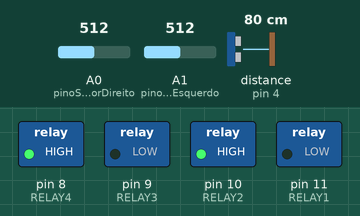
Bench run of a sketch on a simulated Arduino Uno, built with avr-gcc and run on an emulated ATmega328P. On the bench: switched loads named in the sketch (green lamp = pin HIGH). Wiring (inferred from the names in the program): ultrasonic range finder: trigger pin 5; echo pin 4. Dashed ring = blinking. Inputs (shaded band) come from the test bench; at power-on: A0 (pinoSensorDireito) = 512, A1 (pinoSensorEsquerdo) = 512, distance to the obstacle (sensor on pin 4) 80 cm. The echo pulse lasts 58.3 µs per cm; pins used as bus, display or sensor lines are not drawn.

Above: at 6.2 s.
6.3 s: A0 (pinoSensorDireito) set to 627
9.3 s: A0 (pinoSensorDireito) set to 652
At 10.0 s:
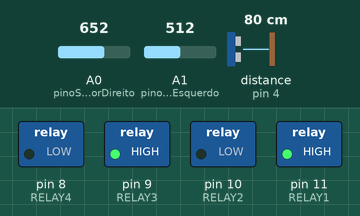
12.3 s: A0 (pinoSensorDireito) set to 511
At 12.9 s:
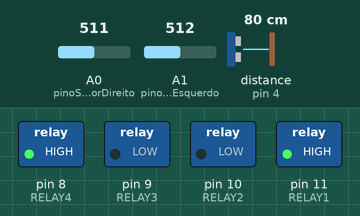
14.6 s: A0 (pinoSensorDireito) set to 716
At 15.2 s:
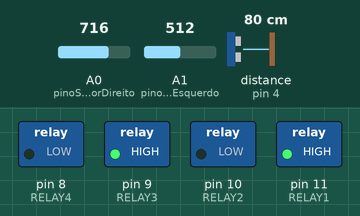
Timing chart, 0 to 18.6 s (numbered marks = the images above; inputs shaded):
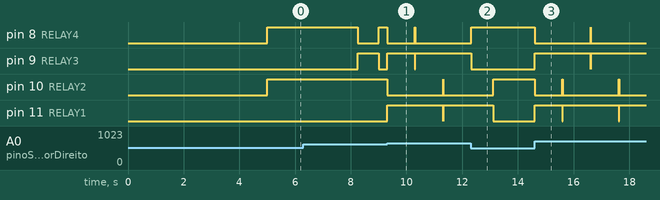

Measured:
- the behaviour switches between 637 and 638 on A0 (pinoSensorDireito) (found by bisection; images 0 and 1)
- after the input at 9.3 s, pin 8 (RELAY4): HIGH → LOW at once, → HIGH 1.0 s later, → LOW 0.01 s later; pin 9 (RELAY3): LOW → HIGH at once, → LOW 1.0 s later, → HIGH 0.01 s later
- after the input at 12.3 s, pin 8 (RELAY4): goes on until 12.3 s, then stays HIGH; pin 9 (RELAY3): goes on until 12.3 s, then stays LOW
- after the input at 14.6 s, pin 10 (RELAY2): goes LOW 1.0 s, HIGH 0.01 s, LOW 2.0 s, HIGH 0.01 s, then LOW, starting at once; pin 11 (RELAY1): goes HIGH 1.0 s, LOW 0.01 s, HIGH 2.0 s, LOW 0.01 s, then HIGH, starting at once

The sketch:

robo.ino
```cpp
#include <Ultrasonic.h>

#define RELAY1  11
#define RELAY2  10
#define RELAY3  9
#define RELAY4  8

#define trigger 5
#define echo 4

int pinoSensorDireito = A0;
int pinoSensorEsquerdo = A1;

int valorSensorDireito = 0;
int valorSensorEsquerdo = 0;
int valorPreto;

/** --------------------------------- SEÇÃO DE MULTITAREFA -------------------------------------- **/
struct Timer
{
 unsigned long start;     // Armazena o tempo de quando foi iniciado o timer
 unsigned long timeout;   // Tempo após o start para o estouro
};

unsigned long Now ( void )  {
 return millis ( );       //Retorna os milisegundos depois do reset
}

 // Verifica se o timer estourou
boolean TimerEstorou (struct Timer * timer) {
 if ( Now () > timer->start + timer->timeout) {
   return true;
 }
 return false;
}

// Após o tempo estourar temos que iniciar o timer com o tempo atual
void timerStart(struct Timer * timer ){
  timer->start = Now();
}

void timerDesloc(struct Timer * timer, unsigned long tempo) {
  timer->start = Now()+tempo;
}

Timer timerBorda = {0, 10};     // Verifica se achou a borda a cada 10 milisegundos
Timer timerAchou = {0, 100};    // verifica se achou o oponente a cada 100 milisegundos
Timer timerFrente = {0, 800};   // Tempo que o robô passa indo pra frente
Timer timerGira = {0, 3250};    // Tempo que o robô passa girando para frente
Timer timerfinal = {0, 85000};  // Tempo de 1:30 minutos, final do round
boolean sentidoGiro=true;       // Variável criada para o robô girar hora pra direita, hora pra esquerda

/** --------------------------------- SEÇÃO DE PREPARAÇÃO -------------------------------------- **/
void setup() {
  Serial.begin(9600);

  pinMode(RELAY1, OUTPUT);
  pinMode(RELAY2, OUTPUT);
  pinMode(RELAY3, OUTPUT);
  pinMode(RELAY4, OUTPUT);

  pinMode(trigger, OUTPUT);
  pinMode(echo, INPUT);

  digitalWrite(trigger, LOW);

  digitalWrite(RELAY1, LOW);
  digitalWrite(RELAY2, LOW);
  digitalWrite(RELAY3, LOW);
  digitalWrite(RELAY4, LOW);

  calibrar();

  delay(5000);

  timerFrente.start= Now() - timerFrente.timeout; // Atrasamos o Start do tempo de ir pra frente de modo ao robô começar a luta indo pra frente.
  timerGira.start= Now();
  timerAchou.start= Now();
}

/** --------------------------------- SEÇÃO DE LOOP -------------------------------------- **/
int i = 0;
void loop(){
  if(TimerEstorou(&timerfinal)){
    while(1)
     parado();          // Função a ser chamada no final de cada round. Se o robô continuar andando isso caracteriza punição.
  }

  if(i=0){
    timerStart(&timerBorda);
    timerStart(&timerGira);
    timerStart(&timerAchou);
    i+=1;
  }

  if(TimerEstorou(& timerFrente)){
    andaFrente();
    timerStart(& timerFrente);
  }

  if(TimerEstorou(& timerBorda)){
    if(achouLinha()){                 // Verifica se achou a borda.
     andaTras();
     delay(1000);                     // Delay de sobrevivência.
     timerStart(& timerFrente);       // Colocar o timer frente no início de seu ciclo.
     timerDesloc(& timerGira, -timerGira.timeout); // Faz com que o robô gire.
     timerStart(& timerAchou);
    }
    timerStart(& timerBorda);
   }

   if(TimerEstorou(& timerAchou)){
    if(achouOponente()){
     andaFrente();
     timerStart(& timerGira);
    }
    timerStart(& timerAchou);
   }

   if(TimerEstorou(& timerGira)){
    if(sentidoGiro){
     giraDireita();
     sentidoGiro=!sentidoGiro;
    }
    else
    {
     giraEsquerda();
     sentidoGiro=!sentidoGiro;
    }
    timerStart(& timerGira);
   }
}

/** --------------------------------- SEÇÃO DE MOVIMENTAÇÃO -------------------------------------- **/
void parado() {
  digitalWrite(RELAY1, LOW);
  digitalWrite(RELAY2, LOW);
  digitalWrite(RELAY3, LOW);
  digitalWrite(RELAY4, LOW);
}

void andaFrente() {
  digitalWrite(RELAY1, LOW);
  digitalWrite(RELAY2, HIGH);
  digitalWrite(RELAY3, LOW);
  digitalWrite(RELAY4, HIGH);
}

void andaTras() {
  digitalWrite(RELAY1, HIGH);
  digitalWrite(RELAY2, LOW);
  digitalWrite(RELAY3, HIGH);
  digitalWrite(RELAY4, LOW);
}

void giraDireita() {
  digitalWrite(RELAY1, LOW);
  digitalWrite(RELAY2, HIGH);
  digitalWrite(RELAY3, HIGH);
  digitalWrite(RELAY4, LOW);
}

void giraEsquerda() {
  digitalWrite(RELAY1, HIGH);
  digitalWrite(RELAY2, LOW);
  digitalWrite(RELAY3, LOW);
  digitalWrite(RELAY4, HIGH);
}

/** --------------------------------- SEÇÃO DE CALCULO DE DISTANCIA -------------------------------------- **/
float distanciaOponente() {
  float tempo, dist;
  digitalWrite(trigger, HIGH);
  delayMicroseconds(10);
  digitalWrite(trigger, LOW);

  tempo = pulseIn(echo, HIGH);
  dist = tempo / 29.4 / 2;

  return dist;
}

void calibrar() {
   valorSensorDireito = analogRead(pinoSensorDireito);
   valorSensorEsquerdo = analogRead(pinoSensorEsquerdo);

   valorPreto = (valorSensorDireito + valorSensorEsquerdo)/2;
}

boolean achouLinha() {
   valorSensorDireito = analogRead(pinoSensorDireito);
   valorSensorEsquerdo = analogRead(pinoSensorEsquerdo);

  if((valorSensorDireito > valorPreto+125) || (valorSensorEsquerdo > valorPreto+125))
    return true;
  else
    return false;
}

boolean achouOponente() {
  if(distanciaOponente() < 45)
    return true;
  else
    return false;
}
```
